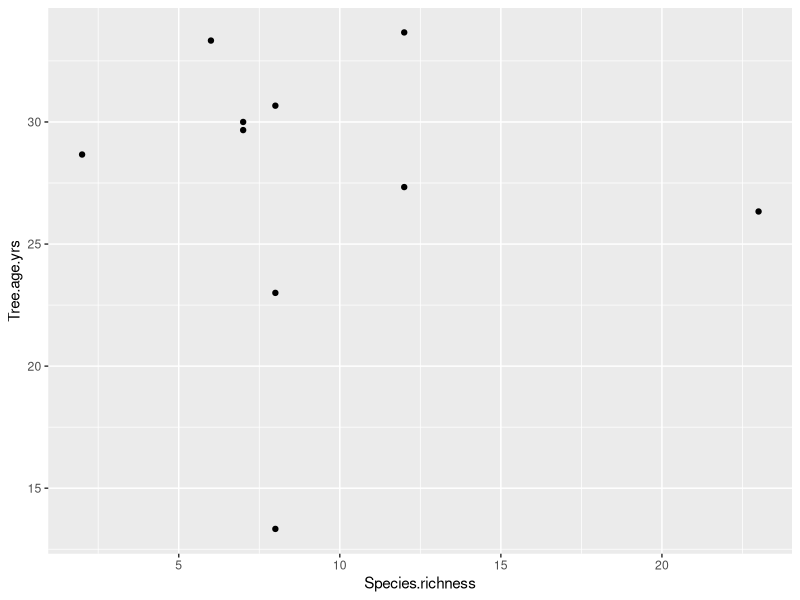

R code for this plot:
## ---- chunk 1
knitr::opts_chunk$set(echo = TRUE)


library("dplyr")
library("tidyverse")
library("ggplot2")
## ---- chunk 2

woodland <- read_csv("../data/Woodland.csv")

ggplot(data = woodland,
       mapping = aes(x = Species.richness, y = Tree.age.yrs)) +
  geom_point()

